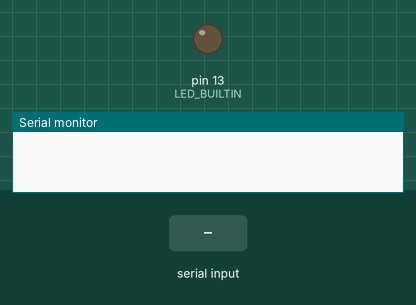
A sketch run on a simulated Arduino Uno, built with avr-gcc and run on an emulated ATmega328P. Parts: output pins drawn as LEDs (lit = HIGH), the last lines printed to the serial monitor. Inputs (shaded band) come from the test bench.

Above: at 1.2 s.
1.3 s: "1" received over Serial
At 1.7 s:
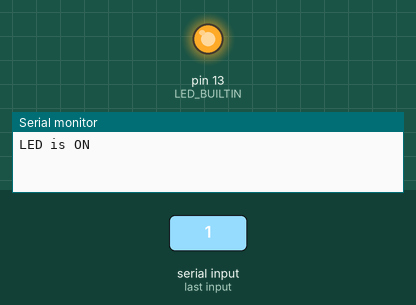
2.8 s: "0" received over Serial
At 4.0 s:
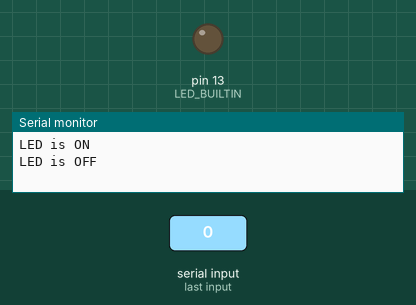
Timing chart, 0 to 5.8 s (numbered marks = the images above; inputs shaded):
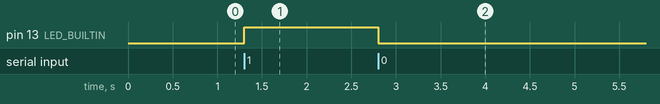

Measured:
- after the input at 1.3 s, pin 13 (LED_BUILTIN): LOW → HIGH at once
- after the input at 2.8 s, pin 13 (LED_BUILTIN): HIGH → LOW at once

The sketch:

UartControlLED.ino
```cpp
//turn on/off led with uart(serial)

void setup() {
  pinMode(LED_BUILTIN, OUTPUT);
  Serial.begin(9600);  // Set the baud rate to match the external device
}

void loop() {
  if (Serial.available()) {
    char command = Serial.read();  // Read the incoming data

    if (command == '1') {
      digitalWrite(LED_BUILTIN, HIGH);  // Turn on the LED
      Serial.println("LED is ON");
    } else if (command == '0') {
      digitalWrite(LED_BUILTIN, LOW);   // Turn off the LED
      Serial.println("LED is OFF");
    }
  }
}
```
